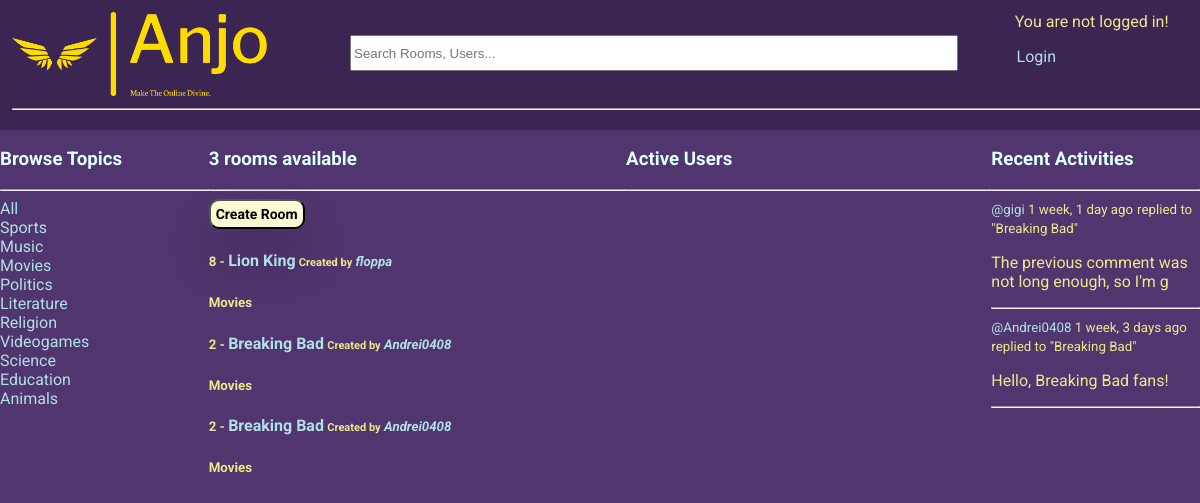
Screenshot of /?q=Movies with the database file from the repository.
### base/models.py (models this page shows, shortened)
class Topic(models.Model):
    name = models.CharField(max_length=200, unique=True)

class Room(models.Model):
    host = models.ForeignKey(User, on_delete=models.SET_NULL, null=True)
    topic = models.ForeignKey(Topic, on_delete=models.SET_NULL, null=True)
    name = models.CharField(max_length=200)
    description = models.TextField(null=True, blank=True)
    participants = models.ManyToManyField(User, related_name='participants', blank=True) # the users currently active in the room
    updated = models.DateTimeField(auto_now=True)
    created = models.DateTimeField(auto_now_add=True)
    class Meta:
        ordering = ['-updated', '-created'] # newest updated item should come first
    def __str__(self):
        return str(self.name)

class Message(models.Model):
    user = models.ForeignKey(User, on_delete=models.CASCADE) # on delete -> CASCADE = delete all children
    room = models.ForeignKey(Room, on_delete=models.CASCADE)
    body = models.TextField()
    updated = models.DateTimeField(auto_now=True)
    created = models.DateTimeField(auto_now_add=True)
    class Meta:
        ordering = ['-updated', '-created'] # newest updated item should come first
    def __str__(self):
        return self.body[0:50]

### base/views.py (the view)
# urls.py: path('', views.home, name="home"),
def home(request):
    q = request.GET.get('q') if request.GET.get('q') != None else ''
    rooms = Room.objects.filter(
        Q(topic__name__icontains=q) |
        Q(name__icontains=q) |
        Q(description__icontains=q) |
        Q(participants__username__icontains=q) |
        Q(host__username__icontains=q)
        )
    topics = Topic.objects.filter()
    room_count = rooms.count()
    room_messages = Message.objects.filter(
        Q(room__topic__name__icontains=q)
        )
    users = User.objects.filter(
        Q(username__icontains=q)
    )
    users_count = users.count()
    users_messages = Message.objects.filter(
        Q(user__username__icontains=q)
    )
    context = {'rooms':rooms, 'topics': topics, 'room_count': room_count, 'room_messages': room_messages,
               'users':users, 'users_count': users_count, 'users_messages': users_messages}
    return render(request, 'base/home.html', context)

### base/templates/base/home.html (shortened to what this page needs)
{% extends 'main.html' %}
{% block content %}
<div class="home-container">
    <div>
        {% include 'base/topics_component.html' %}
    </div>
    <div>
        {% if room_count == 0 %}
            <h3>No rooms available</h3>
        {% elif room_count == 1 %}
            <h3>{{room_count}} room available</h3>
        {% else %}
            <h3>{{room_count}} rooms available</h3>
        {% endif %}
        <hr>
        <form action="{% url 'create-room' %}">
            <input type="submit" value="Create Room" class="input-button" id="input-button-create-room">
        </form>
        {% include 'base/feed_component.html' %}
    </div>
    <div>
        {% include 'base/users_component.html' %}
    </div>
    <div>
        {% include 'base/activity_component.html' %}
    </div>
</div>
{% endblock content %}

### base/templates/base/topics_component.html (shortened to what this page needs)
<h3>Browse Topics</h3>
        <hr>
        <div>
            <a href="{% url 'home' %}">All</a>
        </div>
        {% for topic in topics %}
            <div>
                <a href="{% url 'home' %}?q={{topic.name}}">{{topic.name}}</a>
            </div>
        {% endfor %}
        <br>

### base/templates/base/feed_component.html (shortened to what this page needs)
<div>
    {% for room in rooms %}
        <div class="feed-container">
            <h5>
                <div>
                    {{room.id}} - <a style="font-size: 16px;" href="{% url 'room' room.id %}">{{room.name}}</a>
                    <span>
                        <small>Created by</small> <i><a href="{% url 'user-profile' room.host.id %}">{{room.host.username}}</a></i>
                    </span>
                </div>
            </h5>
            <small><b>{{room.topic.name}}</b></small>
        </div>
    {% endfor %}
</div>

### base/templates/base/activity_component.html (shortened to what this page needs)
<h3>Recent Activities</h3>
        <hr>
        {% for message in room_messages %}
            <div>
                <small><a href="{% url 'user-profile' message.user.id %}">@{{message.user}}</a> {{message.created|timesince}} ago</small>
                <small>replied to "{{message.room}}"</small>
                <p>{{message}}</p>
                <hr>
            </div>
        {% endfor %}

### static/css/main.css (style rules this page uses)
:root { font-family: 'Roboto','Franklin Gothic Medium', 'Arial Narrow', Arial, sans-serif; }
body { background-color: rgb(81, 53, 110); color: khaki; margin: 0; width: 100vw; height: 100vh; max-width: 100%; overflow-x: hidden; }
form { display: inline; }
.input-button { display: flex; align-items: center; font-family: inherit; font-size: 12px; background-color: lightgoldenrodyellow; border-radius: 10px; font-weight: bold; box-shadow: 0px 30px 50px 0px rgba(0, 0, 0, 0.2); }
form .input-button { display: inline; }
#input-button-create-room { font-size: 14px; padding: 5px 5px 5px 5px; }
h3 { color: lightcyan; }
a { text-decoration: none; }
a:link { color: powderblue; }

### base/templates/base/home.html (style rules this page uses)
.home-container { display: grid; grid-template-columns: 1fr 2fr 1.75fr 1fr; }

### rows the page displays
Topic: name "Sports"
Topic: name "Music"
Topic: name "Movies"
Topic: name "Politics"
Topic: name "Literature"
Topic: name "Religion"
Topic: name "Videogames"
Topic: name "Science"
Topic: name "Education"
Topic: name "Animals"
Room: id "8", name "Lion King", host.username "floppa", topic.name "Movies"
Room: id "2", name "Breaking Bad", host.username "Andrei0408", topic.name "Movies"
Message: user "gigi", created "1 week, 1 day", room "Breaking Bad", body "The previous comment was not long enough, so I'm g"
Message: user "Andrei0408", created "1 week, 3 days", room "Breaking Bad", body "Hello, Breaking Bad fans!"

### other values shown
{{ room_count }} "3"
